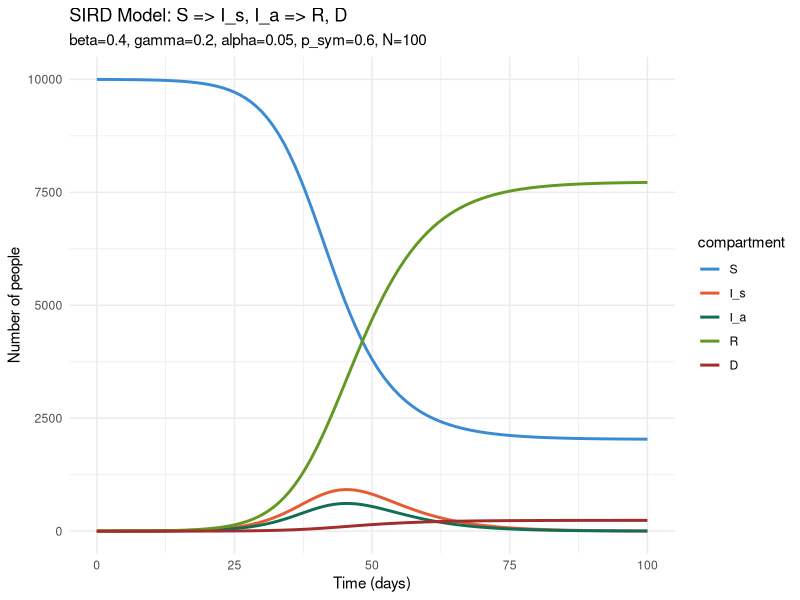

This figure's R source: (Note: this script raises an error after producing the figure.)

library(deSolve)
library(ggplot2)
library(tidyr)
library(dplyr)

# ============================================================================
# SIRD MODEL: S → I_s (symptomatic) and I_a (asymptomatic) → R, D
# ============================================================================

sird_model <- function(time, state, parameters) {
  with(as.list(c(state, parameters)), {
    
    # Total infected (both transmit)
    I_total <- I_s + I_a
	 trans <-  beta * S * I_total / N
    
    # Five differential equations
    dS  <- -trans
    dI_s <- p_sym * trans - gamma * I_s
    dI_a <- (1 - p_sym) * trans - gamma * I_a
    dR  <- (1 - alpha) * gamma * I_s + gamma * I_a
    dD  <- alpha * gamma * I_s
    
    list(c(dS, dI_s, dI_a, dR, dD))
  })
}


# ============================================================================
# PARAMETERS
# ============================================================================

N <- 1e4
p_sym <- 0.6
parameters <- c(beta = 0.4,
                gamma = 0.2,
                alpha = 0.05,
                p_sym = 0.6,
                N = N)

# Initial conditions
I0 <- 1e-4 * N
I_s0 <- p_sym * I0
I_a0 <- (1 - p_sym) * I0

initial_state <- c(S = N-I0, I_s = I_s0, I_a = I_a0, R = 0, D = 0)

# Time points
times <- seq(0, 100, by = 1)

# Run ODE solver
output <- ode(y = initial_state,
              times = times,
              func = sird_model,
              parms = parameters,
              method = "lsoda")

output <- (as.data.frame(output))


----------------------------------------------------------------------

head(output)


# ============================================================================
# PLOTTING
# ============================================================================

palette <- c(S = "#3B8BD4", I_s = "#E85A30", I_a = "#0F6E56", 
                                R = "#639922", D = "#A32D2D")

output_long <- pivot_longer(output, 
                            cols = c(S, I_s, I_a, R, D), 
                            names_to = "compartment", 
                            values_to = "count")

output_long <- (output_long
	|> mutate(
		compartment = factor(compartment, levels=(
			c("S", "I_s", "I_a", "R", "D")
		))
	)
)

head(output_long)

sirdPlot <- ggplot(output_long, aes(x = time, y = count, color = compartment)) +
  geom_line(linewidth = 1) +
  labs(title = "SIRD Model: S => I_s, I_a => R, D",
       ## Do not hard code!! 🙂
       subtitle = "beta=0.4, gamma=0.2, alpha=0.05, p_sym=0.6, N=100",
       x = "Time (days)", 
       y = "Number of people") +
  theme_minimal() +
  scale_color_manual(values = palette)

print(sirdPlot)
print(sirdPlot + output_long|> filter(time>2) + scale_y_log10())

# ============================================================================
# FINAL OUTCOMES
# ============================================================================

final_row <- tail(output, 1)

epidemic_size <- N - final_row$S
total_deaths <- final_row$D
attack_rate <- (epidemic_size / N) * 100

print(paste("Final Susceptible:", round(final_row$S, 2)))
print(paste("Total Infected:", round(epidemic_size, 2)))
print(paste("Total Recovered:", round(final_row$R, 2)))
print(paste("Total Deaths:", round(total_deaths, 2)))
print(paste("Attack Rate:", round(attack_rate, 1), "%"))


# ============================================================================
# FUNCTION: Get epidemic outcomes
# ============================================================================

## How do we know we're running long enough?
get_epidemic_size <- function(beta, gamma, alpha, p_sym, N, I0, t_max = 100) {
  
  parameters <- c(beta = beta, gamma = gamma, alpha = alpha, p_sym = p_sym, N = N)
  
  I_s0 <- p_sym * I0
  I_a0 <- (1 - p_sym) * I0
  initial_state <- c(S = N - I0, I_s = I_s0, I_a = I_a0, R = 0, D = 0)
  
  times <- seq(0, t_max, by = 1)
  
  output <- ode(y = initial_state,
                times = times,
                func = sird_model,
                parms = parameters,
                method = "lsoda")
  
  output <- as.data.frame(output)
  final_row <- tail(output, 1)
  
  epidemic_size <- N - final_row$S
  deaths <- final_row$D
  
  return(c(epidemic_size = epidemic_size, deaths = deaths))
}


# ============================================================================
# GRID SEARCH: Beta vs Gamma
# ============================================================================

beta_values  <- seq(0.1, 0.6, by = 0.1)
gamma_values <- seq(0.1, 0.4, by = 0.1)

param_grid <- expand.grid(beta = beta_values, gamma = gamma_values)
param_grid$epidemic_size <- NA
param_grid$deaths <- NA

for (i in 1:nrow(param_grid)) {
  result <- get_epidemic_size(
    beta  = param_grid$beta[i],
    gamma = param_grid$gamma[i],
    alpha = 0.05,
    p_sym = 0.6,
    N     = 100,
    I0    = 10,
    t_max = 100
  )
  
  param_grid$epidemic_size[i] <- result["epidemic_size"]
  param_grid$deaths[i] <- result["deaths"]
}

param_grid$R0 <- param_grid$beta / param_grid$gamma

head(param_grid)

# Plot 1: Epidemic size vs R0
ggplot(param_grid, aes(x = R0, y = epidemic_size)) +
  geom_point(aes(color = factor(gamma)), alpha = 0.6, size = 3) +
  geom_line(aes(color = factor(gamma))) +
  labs(title = "Epidemic size vs R0",
       x = "R0 (= beta/gamma)", 
       y = "Epidemic size (out of N=100)",
       color = "gamma") +
  theme_minimal()

# Plot 2: Deaths vs R0
ggplot(param_grid, aes(x = R0, y = deaths)) +
  geom_point(aes(color = factor(gamma)), alpha = 0.6, size = 3) +
  geom_line(aes(color = factor(gamma))) +
  labs(title = "Total deaths vs R0",
       x = "R0 (= beta/gamma)", 
       y = "Total deaths",
       color = "gamma") +
  theme_minimal()


# ============================================================================
# GRID SEARCH: Alpha (CFR) vs Population Size
# ============================================================================

alpha_values <- seq(0, 0.5, by = 0.1)
N_values <- c(50, 100, 200, 500, 1000)

param_grid2 <- expand.grid(alpha = alpha_values, N = N_values)
param_grid2$I0 <- 0.1 * param_grid2$N
param_grid2$epidemic_size <- NA
param_grid2$deaths <- NA

for (i in 1:nrow(param_grid2)) {
  result <- get_epidemic_size(
    beta  = 0.4,
    gamma = 0.2,
    alpha = param_grid2$alpha[i],
    p_sym = 0.6,
    N     = param_grid2$N[i],
    I0    = param_grid2$I0[i],
    t_max = 100
  )
  
  param_grid2$epidemic_size[i] <- result["epidemic_size"]
  param_grid2$deaths[i] <- result["deaths"]
}

param_grid2$epidemic_proportion <- param_grid2$epidemic_size / param_grid2$N

head(param_grid2)

# Plot 3: Epidemic size vs CFR
ggplot(param_grid2, aes(x = alpha, y = epidemic_size, color = factor(N))) +
  geom_point(size = 2) +
  geom_line() +
  labs(title = "Epidemic size vs alpha (CFR)",
       x = "alpha (Case Fatality Rate)",
       y = "Epidemic size (head count)",
       color = "Population (N)") +
  theme_minimal()

# Plot 4: Epidemic proportion vs CFR
ggplot(param_grid2, aes(x = alpha, y = epidemic_proportion, color = factor(N))) +
  geom_point(size = 2) +
  geom_line() +
  labs(title = "Epidemic proportion vs alpha (CFR)",
       x = "alpha (Case Fatality Rate)",
       y = "Epidemic proportion (size/N)",
       color = "Population (N)") +
  theme_minimal() +
  ylim(0, 1)

# Plot 5: Total deaths vs CFR
ggplot(param_grid2, aes(x = alpha, y = deaths, color = factor(N))) +
  geom_point(size = 2) +
  geom_line() +
  labs(title = "Total deaths vs alpha (CFR)",
       x = "alpha (Case Fatality Rate)",
       y = "Total deaths",
       color = "Population (N)") +
  theme_minimal()
